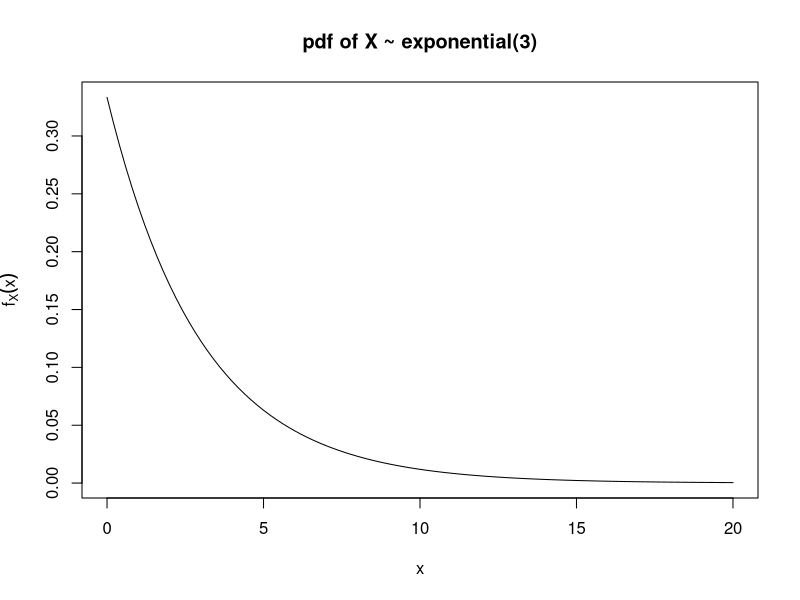
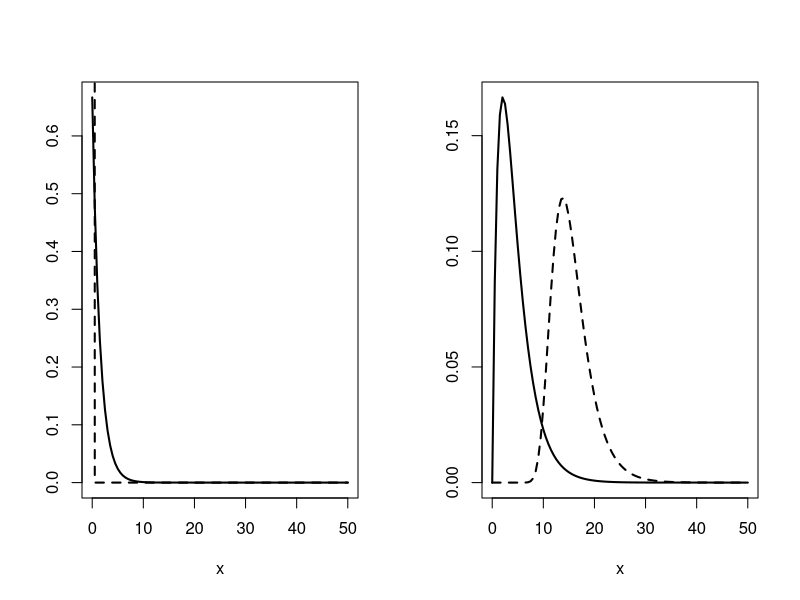
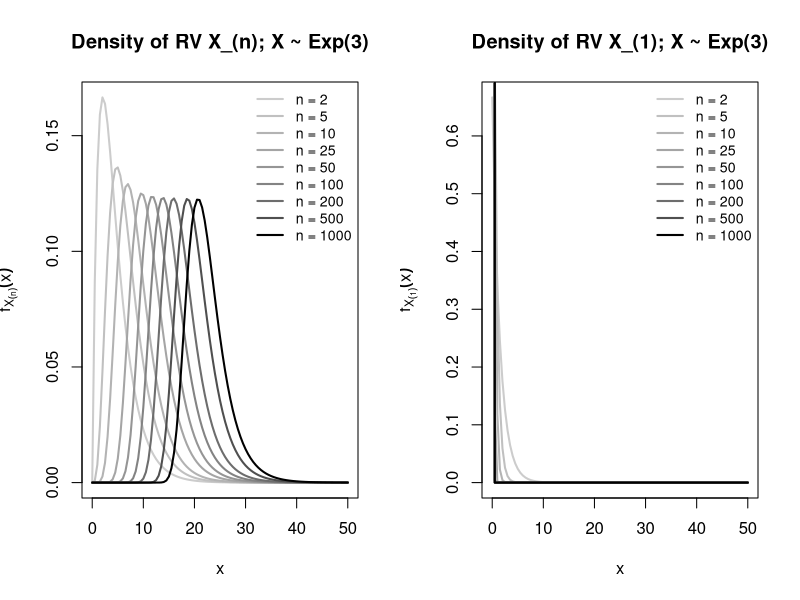
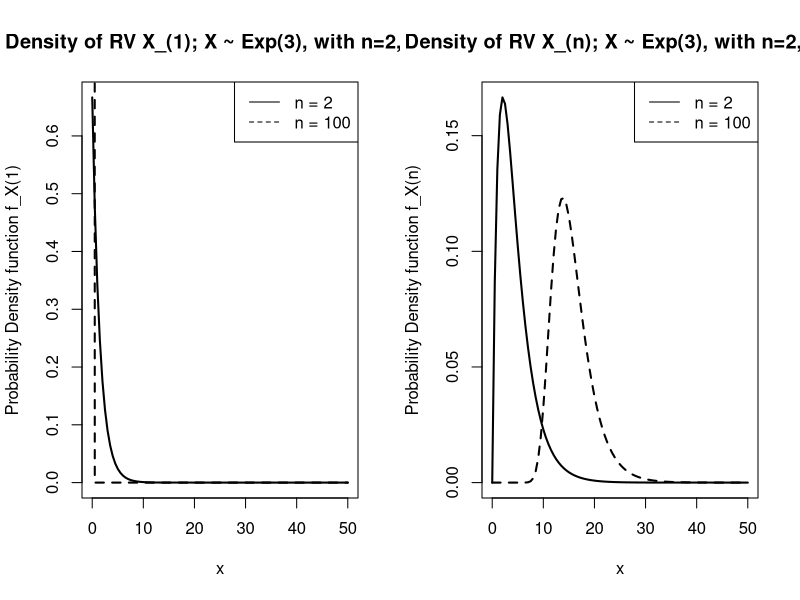

These figures' R source, in order:
## ---- chunk 1
knitr::opts_chunk$set(echo = TRUE, fig.width = 5, fig.height = 4, out.width = "0.45\\linewidth", fig.align = "center")
## ---- chunk 2
# plot the parent distribution X ~ Exp(3) from which the RS was taken
# note the R parameterization uses 1/beta for the rate parameter - this is 
# different from the back of your book
curve(dexp(x, rate = 1/3), from = 0, to = 20, 
      ylab = expression(f[X](x)), 
      main = "pdf of X ~ exponential(3)")
## ---- chunk 3
# to use the functions below, highlight all of the code and run it 
# in the R console. 

# function for density of X(n) for a RS of size n from X ~ Exp(3)
max_exp <- function(x, n){
  fxn = (n/3)*(1-exp(-x/3))^{n-1}*exp(-x/3)
  return(fxn)
}

# function for density of X(1) for a RS of size n from X ~ Exp(3)
min_exp <- function(x, n){
  fx1 = (n/3)*exp(-(n*x)/3)
  return(fx1)
}

## ---- chunk 4
# split the plotting window in to two columns
par(mfrow = c(1,2))

# plot the densities for X(1) for a RS of size 2 and 100
curve(min_exp(x, n = 2), from = 0, to = 50, 
      # ylab = expression(f[X[(1)]](x)), 
      ylab = "",
      # main = "Density of RV X_(1); X ~ Exp(3)", 
      main = "",
      lwd = 2)
# add the n=100 density - note the add = T argument
curve(min_exp(x, n = 100), from = 0, to = 50, 
      add = T, lty = 2, lwd = 2)
# legend("topright", legend = c("n = 2", "n = 100"), lty = c(1,2))

# plot the densities for X(n) for a RS of size 100
curve(max_exp(x, n = 2), from = 0, to = 50,
      # ylab = expression(f[X[(n)]](x)), 
      ylab = "",
      main = "", lwd = 2)
      # main = "Density of RV X_(n); X ~ Exp(3)", lwd = 2)
# add the n=100 density - note the add = T argument
curve(max_exp(x, n = 100), from = 0, to = 50,
      add = T, lty = 2, lwd = 2)
# legend("topright", legend = c("n = 2", "n = 100"), lty = c(1,2))
## ---- chunk 5
# function for density of X(n) for a RS of size n from X ~ Exp(3)
plot_max_exp <- function(n_vec){
  # grab the length of the vector with the sample sizes of interest
  num_n <- length(n_vec)
  # create colors for the different distributions
  gray <- gray.colors(n = num_n, start = 0.8, end = 0)
  # initialize a plotting window with distribuiton of X_(n) 
  # for first n of interest
  curve(max_exp(x, n = n_vec[1]), from = 0, to = 50,
      ylab = expression(f[X[(n)]](x)), col = gray[1],
      main = "Density of RV X_(n); X ~ Exp(3)", lwd = 2)
  # add the rest of the densities for different n to the plot
  for(i in 2:num_n){
    curve(max_exp(x, n = n_vec[i]), from = 0, to = 50,
      col = gray[i], add = T, lwd = 2)
  }
  legend("topright", legend = paste0("n = ", n_vec), 
         col = gray, lwd = rep(2, num_n), cex = 0.85, bty = "n")
}
par(mfrow = c(1,2))
# create a vector of sample sizes you are interested in 
# investigating 
n_vec <- c(2, 5, 10, 25, 50, 100, 200, 500, 1000)

# compare the distributions
plot_max_exp(n_vec)

# function for density of X(1) for a RS of size n from X ~ Exp(3)
plot_min_exp <- function(n_vec){
  # grab the length of the vector with the sample sizes of interest
  num_n <- length(n_vec)
  # create colors for the different distributions
  gray <- gray.colors(n = num_n, start = 0.8, end = 0)
  # initialize a plotting window with distribuiton of X_(n) 
  # for first n of interest
  curve(min_exp(x, n = n_vec[1]), from = 0, to = 50,
      ylab = expression(f[X[(1)]](x)), col = gray[1],
      main = "Density of RV X_(1); X ~ Exp(3)", lwd = 2)
  # add the rest of the densities for different n to the plot
  for(i in 2:num_n){
    curve(min_exp(x, n = n_vec[i]), from = 0, to = 50,
      col = gray[i], add = T, lwd = 2)
  }
  legend("topright", legend = paste0("n = ", n_vec), 
         col = gray, lwd = rep(2, num_n), cex = 0.85, bty = "n")
}
# create a vector of sample sizes you are interested in 
# investigating 
n_vec <- c(2, 5, 10, 25, 50, 100, 200, 500, 1000)

# compare the distributions
plot_min_exp(n_vec)
## ---- chunk 6
# split the plotting window in to two columns
par(mfrow = c(1,2))

# plot the densities for X(1) for a RS of size 2 and 100
curve(min_exp(x, n = 2), from = 0, to = 50, 
      ylab = "Probability Density function f_X(1)", 
      main = "Density of RV X_(1); X ~ Exp(3), with n=2,100", 
      lwd = 2)
# add the n=100 density - note the add = T argument
curve(min_exp(x, n = 100), from = 0, to = 50, 
      add = T, lty = 2, lwd = 2)
legend("topright", legend = c("n = 2", "n = 100"), lty = c(1,2))

# plot the densities for X(n) for a RS of size 100
curve(max_exp(x, n = 2), from = 0, to = 50,
      ylab = "Probability Density function f_X(n)",
      main = "Density of RV X_(n); X ~ Exp(3), with n=2,100", lwd = 2)
# add the n=100 density - note the add = T argument
curve(max_exp(x, n = 100), from = 0, to = 50,
      add = T, lty = 2, lwd = 2)
legend("topright", legend = c("n = 2", "n = 100"), lty = c(1,2))
